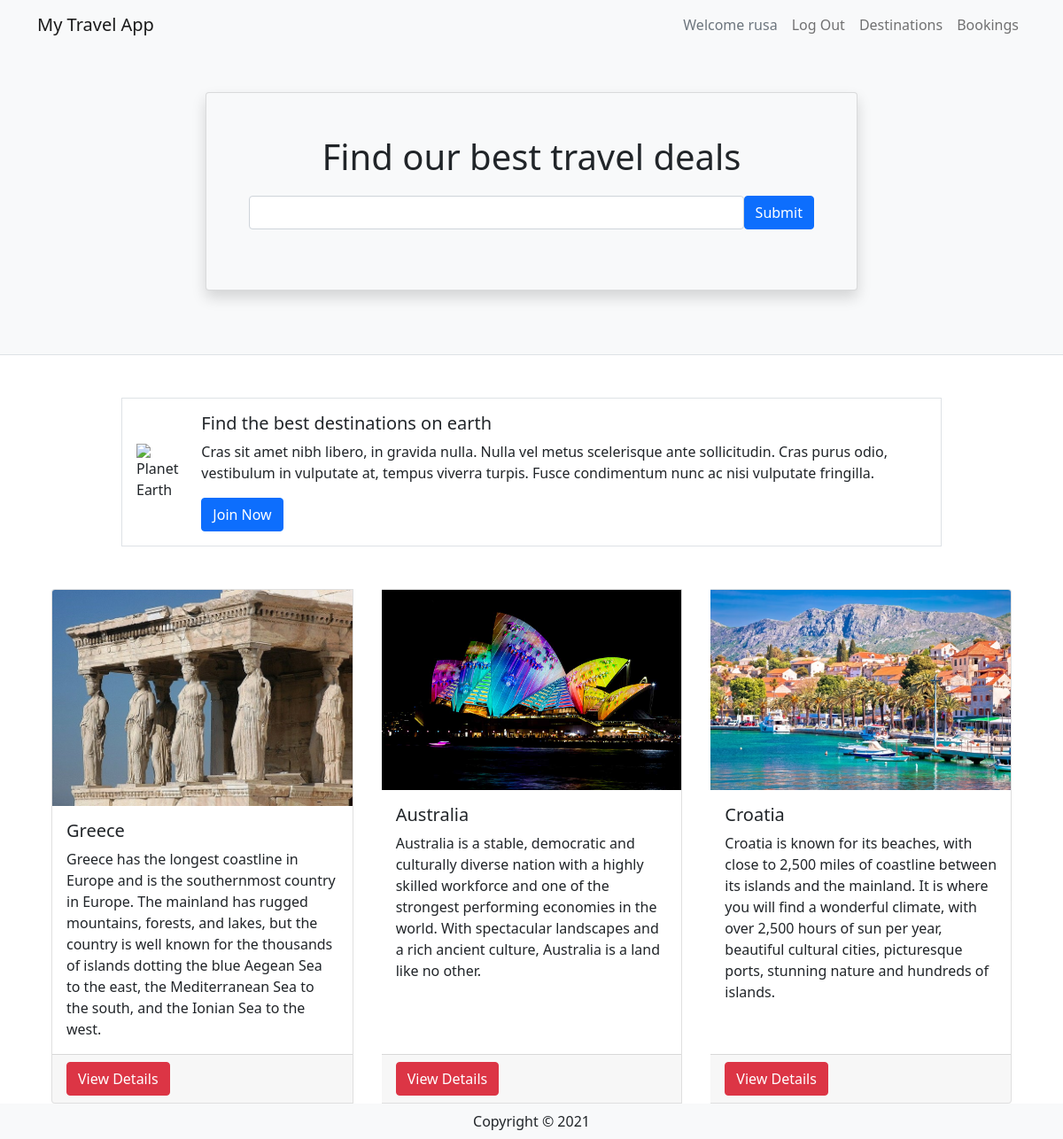
The page / (signed in) on the database its author committed.
### travel/models.py (models this page shows, shortened)
class User(db.Model, UserMixin):
    __tablename__='users' # good practice to specify table name
    id = db.Column(db.Integer, primary_key=True)
    name = db.Column(db.String(100), index=True, unique=True, nullable=False)
    emailid = db.Column(db.String(100), index=True, nullable=False)
    password_hash = db.Column(db.String(255), nullable=False)
    comments = db.relationship('Comment', backref='user')

class Destination(db.Model):
    __tablename__ = 'destinations'
    id = db.Column(db.Integer, primary_key=True)
    name = db.Column(db.String(80))
    description = db.Column(db.String(200))
    image = db.Column(db.String(400))
    currency = db.Column(db.String(3))
    comments = db.relationship('Comment', backref='destination')

### travel/views.py (the view)
@mainbp.route('/')
def index():
    destinations = Destination.query.all()
    return render_template('index.html', destinations=destinations)

### travel/__init__.py (called while the page is built)
def create_app():
    bootstrap = Bootstrap4(app)
    app.secret_key='somerandomvalue'
    app.config['SQLALCHEMY_DATABASE_URI']='sqlite:///travel.sqlite'
    db.init_app(app)
    login_manager = LoginManager()
    login_manager.login_view='auth.login'
    login_manager.init_app(app)
    from .models import User  # importing here to avoid circular references
    @login_manager.user_loader
    def load_user(user_id):
        return User.query.get(int(user_id))
    from . import views
    app.register_blueprint(views.mainbp)
    from . import destinations
    app.register_blueprint(destinations.bp)
    from . import auth
    app.register_blueprint(auth.bp)
    return app

### travel/templates/index.html
{% extends 'base.html' %}
{% block header %}
      <div class="container">
         <div class="row justify-content-center mt-5 pb-4">
            <div class="col-md-8">
               <div class="card shadow p-5 mb-5 bg-light">
                  <h1 class="text-center mb-3">Find our best travel deals</h1>
                  <form class="form-inline d-flex flex-nowrap" action="{{url_for('main.search')}}" >
                     <input type="text" name="search" class="form-control flex-grow-1 my-1 mr-sm-2" id="SearchForm">
                     <button type="submit" class="flex-shrink-1 btn btn-primary my-1">Submit</button>
                   </form>
               </div>
            </div>
         </div>
      </div>
{% endblock %}
{% block content %}
      <div class="container">
         <div class="row mt-5 mb-5 justify-content-center">
            <div class="col-md-10">
               <div class="media border p-3 d-flex justify-content-start">
                  <img class="align-self-center me-3" style="max-width:120px"
                     src="https://upload.wikimedia.org/wikipedia/commons/thumb/2/22/Earth_Western_Hemisphere_transparent_background.png/600px-Earth_Western_Hemisphere_transparent_background.png"
                     alt="Planet Earth">
                  <div class="align-self-center media-body">
                     <h5 class="mt-0">Find the best destinations on earth</h5>
                     <p class="d-none d-sm-block">Cras sit amet nibh libero, in gravida nulla. Nulla vel metus
                        scelerisque ante sollicitudin. Cras purus odio, vestibulum in vulputate at, tempus viverra
                        turpis. Fusce condimentum nunc ac nisi vulputate fringilla.</p>
                     <a href="#" class="btn btn-primary">Join Now</a>
                  </div>
               </div>
            </div>
         </div>
         <div class="card-group">
            {% for destination in destinations %}
            <div class="card mx-3">
               <img class="card-img-top"
                  src={{destination.image}} alt="destination picture">
               <div class="card-body">
                  <h5 class="card-title">{{destination.name}}</h5>
                  <p class="card-text">{{destination.description}}</p>
               </div>
               <div class="card-footer"><a href = "{{url_for('destination.show', id=destination.id)}}" class ="btn btn-danger"> View Details </a></div>
            </div>
            {% endfor %}
         </div>
      </div>
{% endblock %}

### travel/templates/base.html (shortened to what this page needs)
<html>
<head>
   <link href="https://cdn.jsdelivr.net/npm/bootstrap@5.0.0-beta3/dist/css/bootstrap.min.css" rel="stylesheet"
>
</head>
<body>
   <header class="bg-light border-bottom">
      <nav class="navbar navbar-expand-lg navbar-light bg-light">
         <div class="container">
            <a href="/" class="navbar-brand">
               My Travel App
            </a>
            <div class="collapse navbar-collapse justify-content-end" id="navbarSupportedContent">
               <div class="navbar-nav ml-auto">
                  {% if current_user.is_authenticated %}
                     <a class="nav-item nav-link disabled text-muted" href="#">Welcome {{current_user.name}}</a>
                     <a class="nav-item nav-link" href="{{ url_for('auth.logout') }}">Log Out</a>
                  {% else %}
                     <a class="nav-item nav-link" href="{{ url_for('auth.register') }}">Register</a>
                     <a class="nav-item nav-link" href="{{ url_for('auth.login') }}">Log In</a>
                  {% endif %}
                  <a class="nav-item nav-link" href="#">Destinations</a>
                  <a class="nav-item nav-link" href="#">Bookings</a>
               </div>
            </div>
         </div>
      </nav>
    {% block header %}
    {% endblock %}
   </header>
   {% block content %}
   {% endblock %}
    <footer class="footer">
        <div class="text-center py-2 bg-light">
            <span class="text-dark">Copyright &copy; 2021</span>
        </div>
    </footer>
   </body>
</html>

### rows shown on the page
User: name "rusa"
Destination: image (picture), name "Greece", description "Greece has the longest coastline in Europe and is the southernmost country in Europe. The mainland has rugged mountains, forests, and lakes, but the country is well known for the thousands of islands dotting the blue Aegean Sea to the east, the Mediterranean Sea to the south, and the Ionian Sea to the west."
Destination: image (picture), name "Australia", description "Australia is a stable, democratic and culturally diverse nation with a highly skilled workforce and one of the strongest performing economies in the world. With spectacular landscapes and a rich ancient culture, Australia is a land like no other."
Destination: image (picture), name "Croatia", description "Croatia is known for its beaches, with close to 2,500 miles of coastline between its islands and the mainland. It is where you will find a wonderful climate, with over 2,500 hours of sun per year, beautiful cultural cities, picturesque ports, stunning nature and hundreds of islands."
